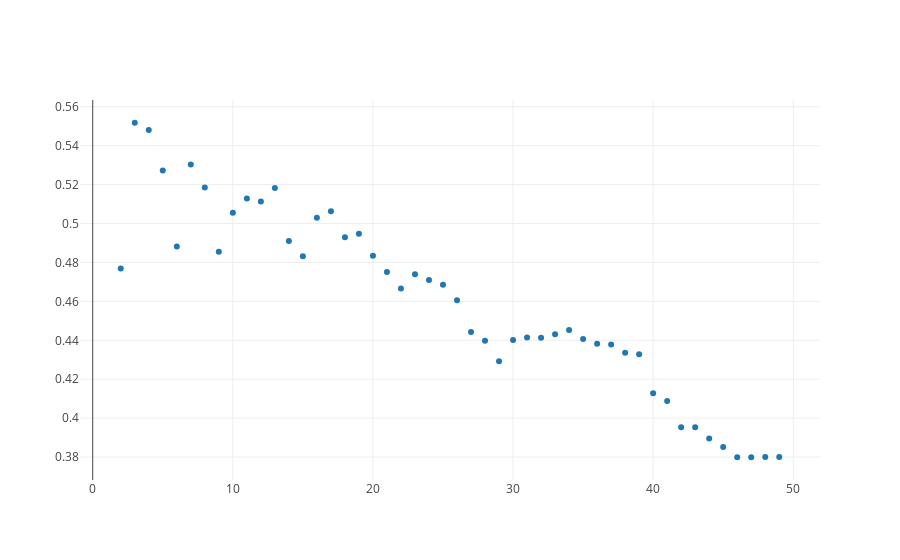

Write notebook code for a chart like this one.
### Code cell
plot([trace_1])

### Figure 1 — Plotly figure (JSON) as saved in the notebook; plotly's stock layout.template omitted (floating-point values rounded to 4 significant figures)
{"data": [{"mode": "markers", "name": "data", "text": [], "type": "scatter", "uid": "ba76f30f-407f-4857-904e-fef98a185156", "x": [2, 3, 4, 5, 6, 7, 8, 9, 10, 11, 12, 13, 14, 15, 16, 17, 18, 19, 20, 21, 22, 23, 24, 25, 26, 27, 28, 29, 30, 31, 32, 33, 34, 35, 36, 37, 38, 39, 40, 41, 42, 43, 44, 45, 46, 47, 48, 49], "y": [0.4769, 0.5518, 0.5481, 0.5273, 0.4882, 0.5304, 0.5185, 0.4855, 0.5055, 0.5129, 0.5113, 0.5183, 0.4911, 0.4832, 0.503, 0.5064, 0.493, 0.4947, 0.4834, 0.4751, 0.4667, 0.474, 0.471, 0.4686, 0.4606, 0.4443, 0.4398, 0.4293, 0.4402, 0.4415, 0.4413, 0.4431, 0.4453, 0.4407, 0.4382, 0.4378, 0.4336, 0.4328, 0.4128, 0.4089, 0.3953, 0.3954, 0.3895, 0.3852, 0.3799, 0.3799, 0.38, 0.38]}], "layout": {"autosize": true, "xaxis": {"autorange": true, "range": [-0.9663, 51.97], "type": "linear"}, "yaxis": {"autorange": true, "range": [0.3673, 0.5644], "type": "linear"}}}
